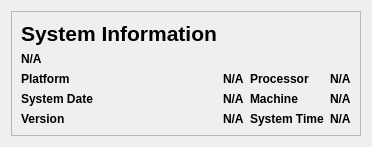
            <widget class="QWidget" name="system_information">
             <layout class="QVBoxLayout" name="verticalLayout_5">
              <item alignment="Qt::AlignTop">
               <widget class="QFrame" name="system_info_frame">
                <property name="font">
                 <font>
                  <weight>75</weight>
                  <bold>true</bold>
                 </font>
                </property>
                <property name="frameShape">
                 <enum>QFrame::StyledPanel</enum>
                </property>
                <property name="frameShadow">
                 <enum>QFrame::Raised</enum>
                </property>
                <layout class="QGridLayout" name="gridLayout_5">
                 <item row="2" column="0">
                  <widget class="QLabel" name="label_39">
                   <property name="font">
                    <font>
                     <weight>75</weight>
                     <bold>true</bold>
                    </font>
                   </property>
                   <property name="text">
                    <string>Platform</string>
                   </property>
                  </widget>
                 </item>
                 <item row="0" column="0">
                  <widget class="QLabel" name="label_37">
                   <property name="font">
                    <font>
                     <pointsize>16</pointsize>
                     <weight>75</weight>
                     <bold>true</bold>
                    </font>
                   </property>
                   <property name="text">
                    <string>System Information</string>
                   </property>
                  </widget>
                 </item>
                 <item row="2" column="1">
                  <widget class="QLabel" name="label_42">
                   <property name="text">
                    <string>N/A</string>
                   </property>
                  </widget>
                 </item>
                 <item row="3" column="2">
                  <widget class="QLabel" name="label_46">
                   <property name="font">
                    <font>
                     <weight>75</weight>
                     <bold>true</bold>
                    </font>
                   </property>
                   <property name="text">
                    <string>Machine</string>
                   </property>
                  </widget>
                 </item>
                 <item row="3" column="1">
                  <widget class="QLabel" name="label_43">
                   <property name="text">
                    <string>N/A</string>
                   </property>
                  </widget>
                 </item>
                 <item row="4" column="2">
                  <widget class="QLabel" name="label_47">
                   <property name="font">
                    <font>
                     <weight>75</weight>
                     <bold>true</bold>
                    </font>
                   </property>
                   <property name="text">
                    <string>System Time</string>
                   </property>
                  </widget>
                 </item>
                 <item row="4" column="0">
                  <widget class="QLabel" name="label_41">
                   <property name="font">
                    <font>
                     <weight>75</weight>
                     <bold>true</bold>
                    </font>
                   </property>
                   <property name="text">
                    <string>Version</string>
                   </property>
                  </widget>
                 </item>
                 <item row="1" column="0">
                  <widget class="QLabel" name="label_38">
                   <property name="font">
                    <font>
                     <weight>75</weight>
                     <bold>true</bold>
                    </font>
                   </property>
                   <property name="text">
                    <string>N/A</string>
                   </property>
                  </widget>
                 </item>
                 <item row="3" column="0">
                  <widget class="QLabel" name="label_40">
                   <property name="font">
                    <font>
                     <weight>75</weight>
                     <bold>true</bold>
                    </font>
                   </property>
                   <property name="text">
                    <string>System Date</string>
                   </property>
                  </widget>
                 </item>
                 <item row="4" column="1">
                  <widget class="QLabel" name="label_44">
                   <property name="text">
                    <string>N/A</string>
                   </property>
                  </widget>
                 </item>
                 <item row="2" column="2">
                  <widget class="QLabel" name="label_45">
                   <property name="font">
                    <font>
                     <weight>75</weight>
                     <bold>true</bold>
                    </font>
                   </property>
                   <property name="text">
                    <string>Processor</string>
                   </property>
                  </widget>
                 </item>
                 <item row="2" column="3">
                  <widget class="QLabel" name="label_48">
                   <property name="text">
                    <string>N/A</string>
                   </property>
                  </widget>
                 </item>
                 <item row="3" column="3">
                  <widget class="QLabel" name="label_49">
                   <property name="text">
                    <string>N/A</string>
                   </property>
                  </widget>
                 </item>
                 <item row="4" column="3">
                  <widget class="QLabel" name="label_50">
                   <property name="text">
                    <string>N/A</string>
                   </property>
                  </widget>
                 </item>
                </layout>
               </widget>
              </item>
             </layout>
            </widget>
